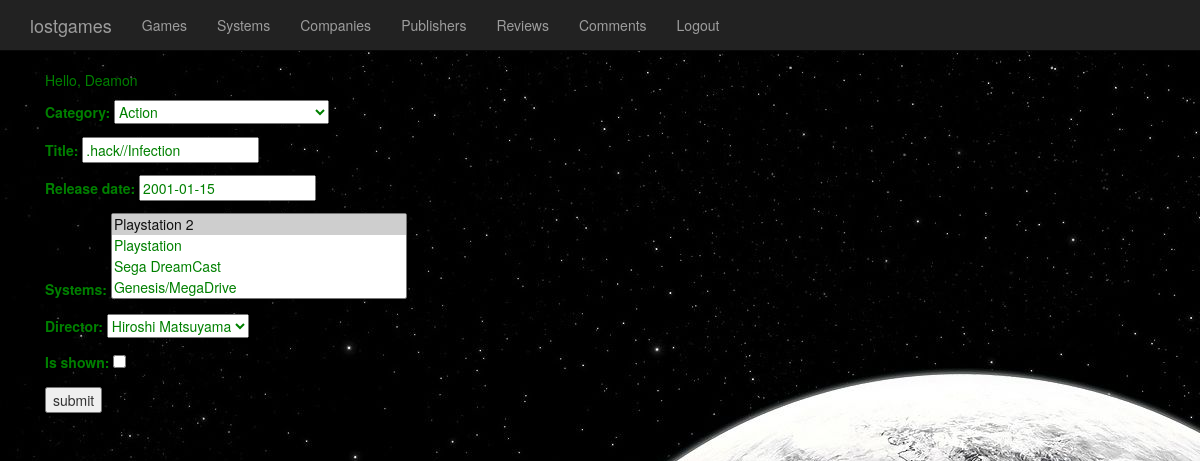
Before: /core/games/3/edit/ (signed in) with the older database file.
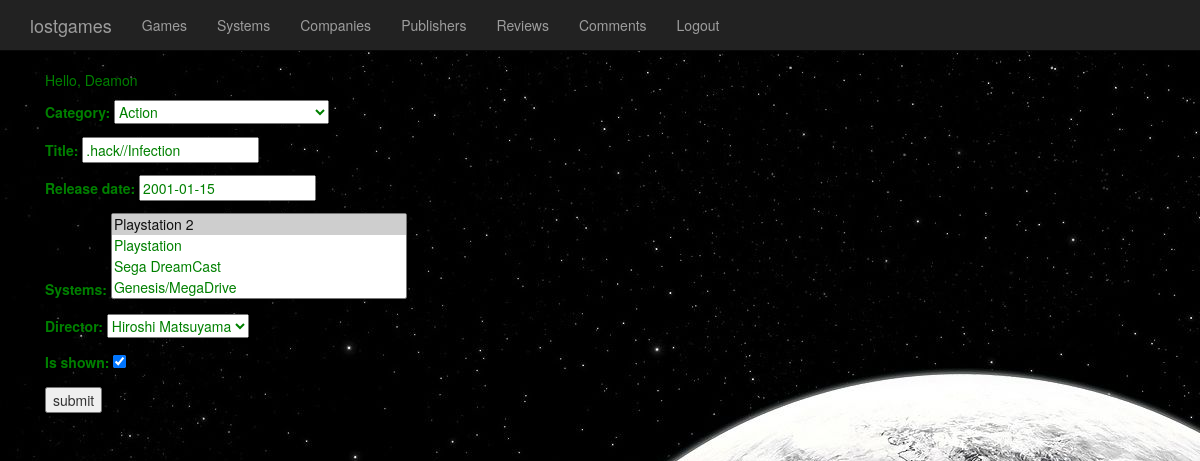
After: the same page with the newer database file.
### lostgames/models.py (models this page shows, shortened)
class Game(models.Model):
    Genre = (
    ('ACTION', 'Action'),
    ('ADVENTURE', 'Adventure'),
    ('STEALTH', 'Stealth'),
    ('FPS', 'First-Person Shooter'),
    ('PUZZLE', 'Puzzle'),
    ('SIM','Simulator'),
    ('OPEN_WORLD','Open World'),
    ('RPG','Role-Playing Game'),
    ('JRPG', 'Japanese Role-Playing Game'),
    ('STRATEGY', 'Strategy'),
    ('MMO', 'Massively Mutliplayer OnLine'),
    ('PLATFORM', 'Platform'),
    ('MOBA', 'Mutliplayer Online Battle Arena'),
    ('INDIE', 'Indie')
    )
    category = models.CharField(
        max_length=128,
        null=False,
        blank=False,
        choices=Genre,
        default="Adventure")
    title = models.CharField(max_length=256)
    box_art = models.OneToOneField('Photo', null=True, related_name='box_art')
    release_date = models.DateField(db_index=True)
    systems = models.ManyToManyField('System')
    company = models.ForeignKey('Company', null=True)
    publisher = models.ForeignKey('Publisher', null=True, on_delete=models.SET_NULL)
    director = models.ForeignKey('Director', null=True, on_delete=models.SET_NULL)
    plot_summary = models.TextField()
    views = models.PositiveIntegerField(default=0, null=False, db_index=True)
    date_added = models.DateTimeField(auto_now_add=True, db_index=True)
    is_shown =  models.BooleanField(null=False, default=False, db_index=True)

### lostgames/views.py (the view)
# urls.py: url(r'^games/(?P<game_id>[0-9]+)/edit/$', views.edit_game_form, name='edit_game'),
@login_required
def edit_game_form(request, game_id):
    try:
        game = Game.objects.get(id=game_id)
    except game.DoesNotExist:
        raise Http404("No such Game!")
    form = None
    if request.method == 'POST':
        form= GameForm(request.POST, instance=game)
        if form.is_valid():
            game = form.save()
            return HttpResponseRedirect('/core/games/' + str(game.id))
    else:
        form = GameForm(instance=game)
    context = { 'form': form,
                'game': game }
    return render(request, 'lostgames/edit_game.html', context)

### lostgames/forms.py
class GameForm(forms.ModelForm):
    class Meta:
        model = Game
        fields = ['category', 'title','release_date','systems','director','is_shown']

### lostgames/models.py (called while the page is built)
    def __str__(self):
        return self.name

    def __str__(self):
        return self.name

### lostgames/templates/lostgames/edit_game.html (shortened to what this page needs)
{% extends 'lostgames/base.html' %}
{% block content %}
<form action="{% url 'game:edit_game' game_id=game.id %}" method='post'>
  {{ form.as_p }}
  <input type='submit' value="submit" />
</form>
{% endblock %}

Changed rows visible on the page:
changed Game "Action": is_shown "☐" → "☑"
